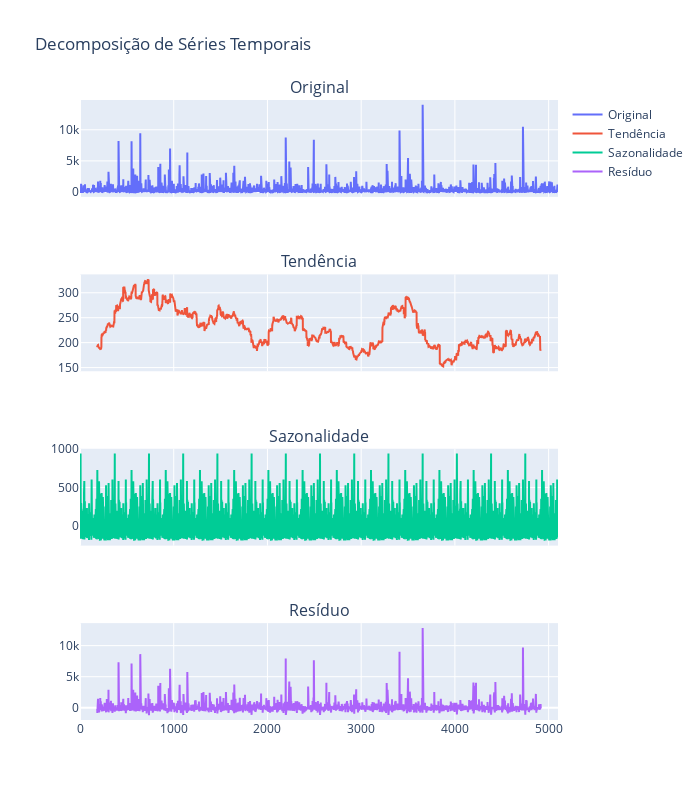

This figure's notebook cell:
### Code cell
import plotly.graph_objs as go
from plotly.subplots import make_subplots

# Criando subplots
fig = make_subplots(rows=4, cols=1, shared_xaxes=True, subplot_titles=('Original', 'Tendência', 'Sazonalidade', 'Resíduo'))

# Adicionando a série original
fig.add_trace(go.Scatter(x=df_filtrado.index, y=df_filtrado['Preço'], name='Original'), row=1, col=1)

# Adicionando a tendência
fig.add_trace(go.Scatter(x=df_filtrado.index, y=decomposition.trend, name='Tendência'), row=2, col=1)

# Adicionando a sazonalidade
fig.add_trace(go.Scatter(x=df_filtrado.index, y=decomposition.seasonal, name='Sazonalidade'), row=3, col=1)

# Adicionando o resíduo
fig.add_trace(go.Scatter(x=df_filtrado.index, y=decomposition.resid, name='Resíduo'), row=4, col=1)

# Atualizando o layout
fig.update_layout(height=800, width=700, title_text="Decomposição de Séries Temporais")
fig.show()

### Figure 1 — Plotly figure (JSON) as saved in the notebook; plotly's stock layout.template omitted (floating-point values rounded to 4 significant figures; data arrays with more than 128 entries replaced by an {"elided": "..."} marker saying what was removed)
{"data": [{"name": "Original", "type": "scatter", "x": {"elided": "5101 int values"}, "xaxis": "x", "y": {"elided": "5101 float values"}, "yaxis": "y"}, {"name": "Tendência", "type": "scatter", "x": {"elided": "5101 int values"}, "xaxis": "x2", "y": {"elided": "5101 float values"}, "yaxis": "y2"}, {"name": "Sazonalidade", "type": "scatter", "x": {"elided": "5101 int values"}, "xaxis": "x3", "y": {"elided": "5101 float values"}, "yaxis": "y3"}, {"name": "Resíduo", "type": "scatter", "x": {"elided": "5101 int values"}, "xaxis": "x4", "y": {"elided": "5101 float values"}, "yaxis": "y4"}], "layout": {"annotations": [{"font": {"size": 16}, "showarrow": false, "text": "Original", "x": 0.5, "xanchor": "center", "xref": "paper", "y": 1, "yanchor": "bottom", "yref": "paper"}, {"font": {"size": 16}, "showarrow": false, "text": "Tendência", "x": 0.5, "xanchor": "center", "xref": "paper", "y": 0.7188, "yanchor": "bottom", "yref": "paper"}, {"font": {"size": 16}, "showarrow": false, "text": "Sazonalidade", "x": 0.5, "xanchor": "center", "xref": "paper", "y": 0.4375, "yanchor": "bottom", "yref": "paper"}, {"font": {"size": 16}, "showarrow": false, "text": "Resíduo", "x": 0.5, "xanchor": "center", "xref": "paper", "y": 0.1562, "yanchor": "bottom", "yref": "paper"}], "height": 800, "title": {"text": "Decomposição de Séries Temporais"}, "width": 700, "xaxis": {"anchor": "y", "domain": [0, 1], "matches": "x4", "showticklabels": false}, "xaxis2": {"anchor": "y2", "domain": [0, 1], "matches": "x4", "showticklabels": false}, "xaxis3": {"anchor": "y3", "domain": [0, 1], "matches": "x4", "showticklabels": false}, "xaxis4": {"anchor": "y4", "domain": [0, 1]}, "yaxis": {"anchor": "x", "domain": [0.8438, 1]}, "yaxis2": {"anchor": "x2", "domain": [0.5625, 0.7188]}, "yaxis3": {"anchor": "x3", "domain": [0.2812, 0.4375]}, "yaxis4": {"anchor": "x4", "domain": [0, 0.1562]}}}
